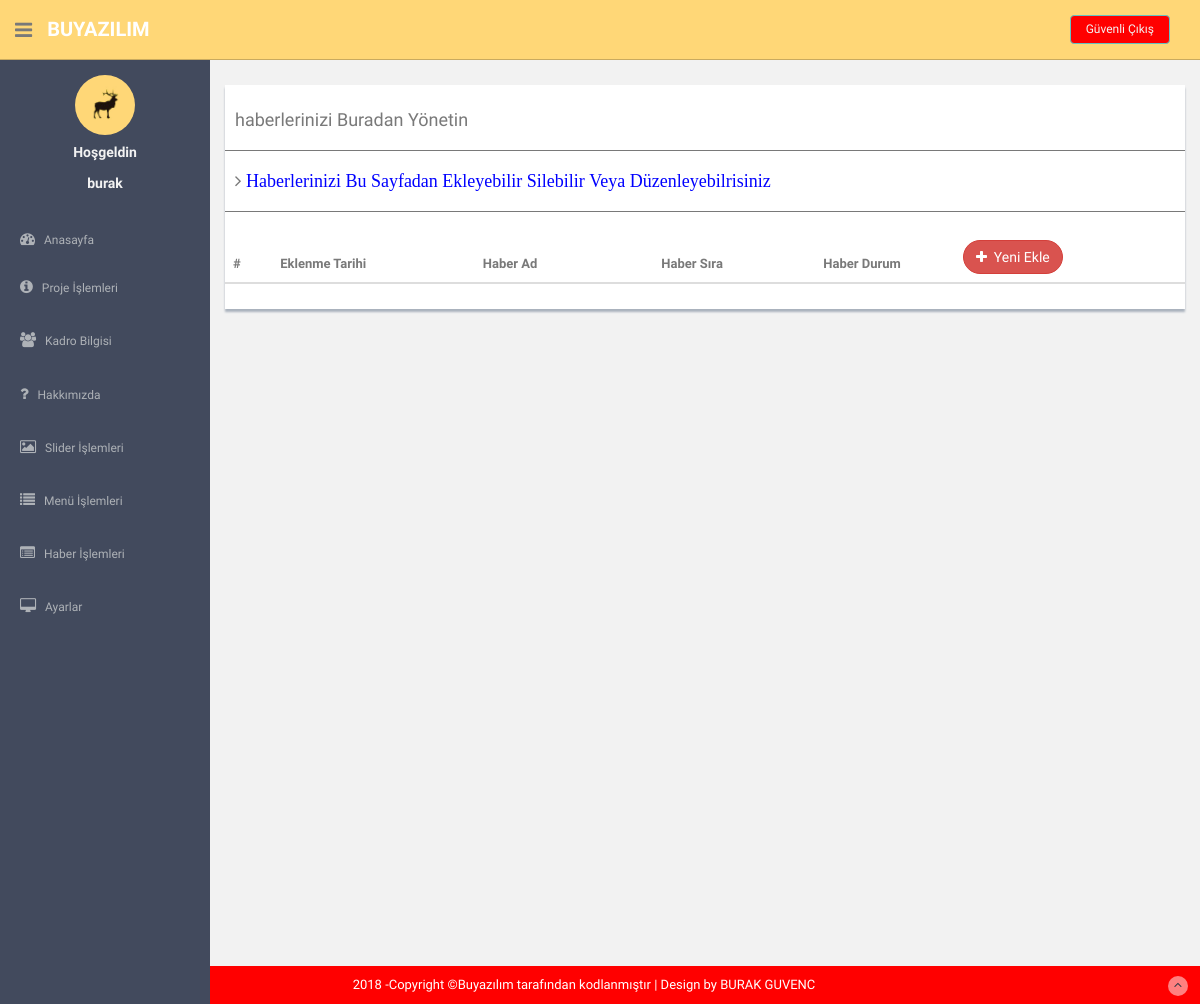
The app's page /nedmin/haberler.php (signed in), older data.
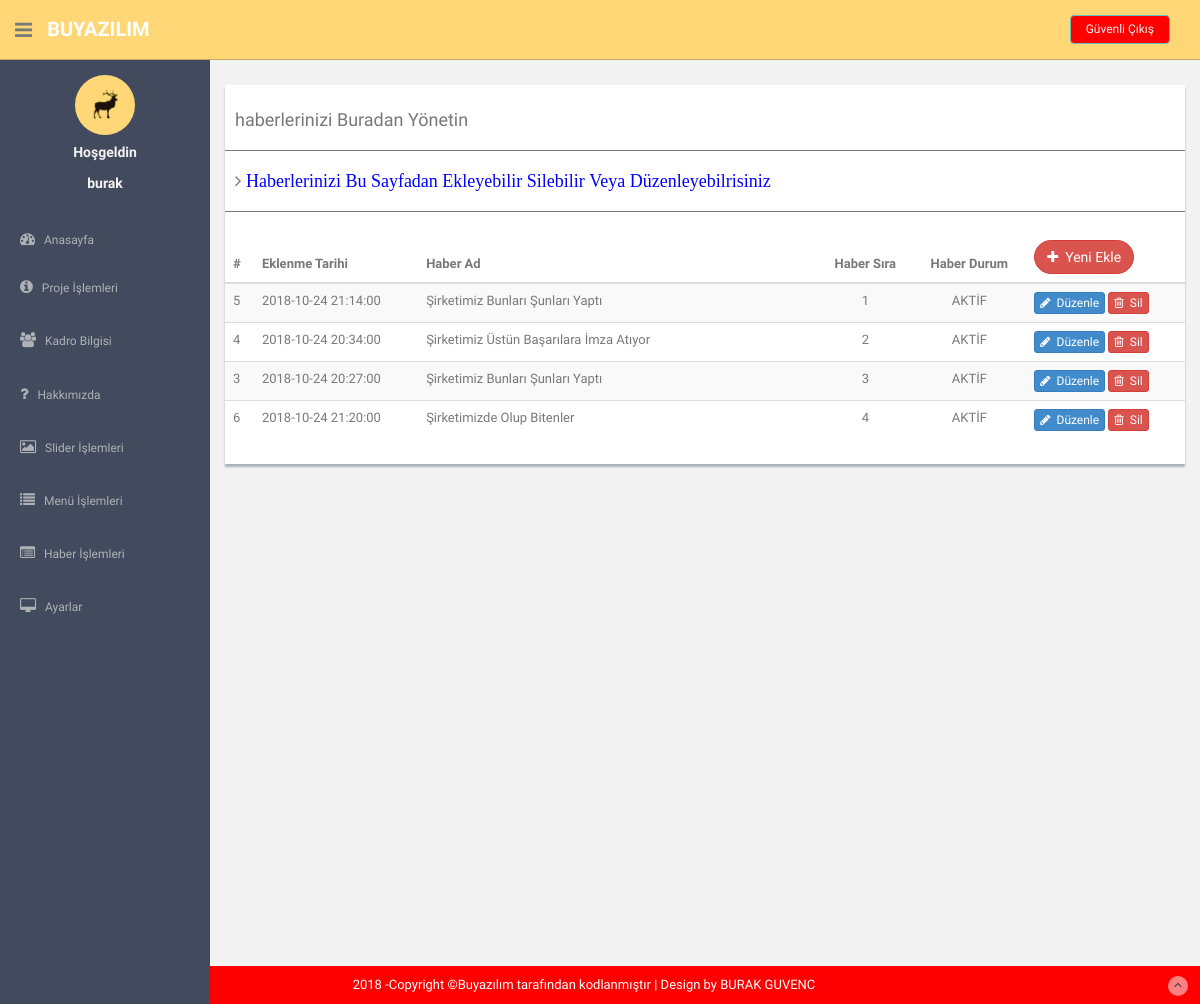
The same page, newer data.
### tables this page shows
CREATE TABLE `ayarlar` (
  `ayar_id` int(11) NOT NULL,
  `ayar_title` varchar(100) NOT NULL,
  `ayar_description` varchar(150) NOT NULL,
  `ayar_keywords` varchar(150) NOT NULL,
  `ayar_author` varchar(100) NOT NULL,
  `üst_logo` varchar(100) NOT NULL,
  `ayar_url` varchar(250) NOT NULL,
  `ayar_mesai` varchar(150) NOT NULL,
  `ayar_telefon` varchar(50) NOT NULL,
  `ayar_adres` varchar(200) NOT NULL,
  `ayar_gsm` varchar(50) NOT NULL,
  `ayar_il` varchar(50) NOT NULL,
  `ayar_ilce` varchar(50) NOT NULL,
  `ayar_facebook` varchar(150) NOT NULL,
  `ayar_twitter` varchar(150) NOT NULL,
  `ayar_gmail` varchar(150) NOT NULL,
  `ayar_recapctha` varchar(100) NOT NULL,
  `ayar_goooglemap` varchar(100) NOT NULL,
  `ayar_analytic` varchar(100) NOT NULL,
  `ayar_google` varchar(100) NOT NULL,
  `ayar_smtphost` varchar(100) NOT NULL,
  `ayar_smtpuser` varchar(100) NOT NULL,
  `ayar_smtppassword` varchar(100) NOT NULL,
  `alt_logo` varchar(100) NOT NULL,
  `ayar_smtpport` varchar(100) NOT NULL,
  `ayar_footer` varchar(250) NOT NULL,
  `ayar_mail` varchar(150) NOT NULL
);

CREATE TABLE `haberler` (
  `id` int(11) NOT NULL,
  `haber_ad` varchar(100) NOT NULL,
  `haber_zaman` datetime NOT NULL,
  `haber_resim` varchar(100) NOT NULL,
  `haber_detay` text NOT NULL,
  `haber_keyword` varchar(100) NOT NULL,
  `haber_sira` varchar(50) NOT NULL,
  `haber_durum` varchar(50) NOT NULL
);

### nedmin/haberler.php (the view)
<?php include 'header.php' ?>
<?php
$habersor=$db->prepare("SELECT * FROM haberler ORDER BY haber_sira asc, id desc");
$habersor->execute();
?>
<?php include 'sidebar.php' ?>
<section id="main-content">
	<section class="wrapper site-min-height">
		<div class="row mt">
			<div class="col-md-12">
				<div class="content-panel">
					<h4>haberlerinizi Buradan Yönetin</h4>
					<hr>
					<table class="table table-striped table-advance table-hover">
						<h4><i class="fa fa-angle-right"><?php
						if (@$_GET['durum']=="ok") { ?>
							<h7 style="color:green" class="page-subhead-line"><b>Güncelleme Başarıyla Kaydedildi</b></h7>
						<?php } elseif (@$_GET['durum']=="no") { ?>
							<h7 style="color:red"class="page-subhead-line"><b>Güncelleme Gerçekleştirilemedi</b> </h8>
							<?php } else { ?>
								<h9 style="color: blue"class="page-subhead-line">Haberlerinizi Bu Sayfadan Ekleyebilir Silebilir Veya Düzenleyebilrisiniz</h9>
								<?php } ?></i></h4>
								<hr>
								<thead>
									<tr>
										<th>#</th>
										<th>Eklenme Tarihi</th>
										<th>Haber Ad</th>
										<th class="text-center">Haber Sıra</th>
										<th class="text-center">Haber Durum</th>
										<th> <a href="haber-ekle.php"><button class="btn btn-round btn-danger"><i class="fa fa-plus"></i>&nbsp;&nbsp;Yeni Ekle</button></a></th>
									</tr>
								</thead>
								<tbody>
									<?php while($habercek=$habersor->fetch(PDO::FETCH_ASSOC)){?>
										<tr>
											<td><?php echo $habercek['id'] ?></td>
											<td><?php echo $habercek['haber_zaman'] ?></td>
											<td width="400"><?php echo $habercek['haber_ad'] ?></td>
											<td class="text-center"><?php echo $habercek['haber_sira'] ?></td>
											<td class="text-center"><?php
											if ($habercek['haber_durum']==1 ) {
												echo "AKTİF";
											}else {
												echo "PASİF";
											}
											?></td>
											<td>
												<a href="haber-duzenle.php?id=<?php echo $habercek['id'] ?>"><button class="btn btn-primary btn-xs"><i class="fa fa-pencil"></i>&nbsp;&nbsp;Düzenle</button></a>
												<a href="netting/islem.php?id=<?php echo $habercek['id']?>&habersil=ok&haberresimsil=<?php echo $habercek['haber_resim'] ?>"><button class="btn btn-danger btn-xs"><i class="fa fa-trash-o "></i>&nbsp;&nbsp;Sil</button></a>
											</td>
										</tr>
									<?php } ?>
								</tbody>
							</table>
						</div>
					</div>
				</div>
			</section>
		</section>
		<?php include 'footer.php' ?>

### nedmin/header.php (shortened to what this page needs)
<?php include 'netting/baglan.php' ?>
<?php
$ayarsor=$db->prepare("SELECT * FROM ayarlar where ayar_id=:id");
$ayarsor->execute(array('id' => 0));
$ayarcek=$ayarsor->fetch(PDO::FETCH_ASSOC);
?>
<!DOCTYPE html>
<html lang="en">
  <head>
    <link href="assets/css/bootstrap.css" rel="stylesheet">
    <link href="assets/font-awesome/css/font-awesome.css" rel="stylesheet" />
    <link rel="stylesheet" type="text/css" href="assets/css/zabuto_calendar.css">
    <link rel="stylesheet" type="text/css" href="assets/js/gritter/css/jquery.gritter.css" />
    <link rel="stylesheet" type="text/css" href="assets/lineicons/style.css">
    <link href="assets/css/style.css" rel="stylesheet">
    <link href="assets/css/style-responsive.css" rel="stylesheet">
  </head>
  <body>
  <section id="container" >
      <header class="header black-bg">
              <div class="sidebar-toggle-box">
                  <div class="fa fa-bars tooltips" data-placement="right" data-original-title="Toggle Navigation"></div>
              </div>
            <a href="index.php?>" class="logo"><b>BuYAZILIM</b></a>
            <div class="top-menu">
            	<ul class="nav pull-right top-menu">
                    <li><a style="background-color: red" class="logout" href="logout.php">Güvenli Çıkış</a></li>
            	</ul>
            </div>
        </header>

### nedmin/sidebar.php (shortened to what this page needs)
   <aside>
    <div id="sidebar"  class="nav-collapse ">
      <ul class="sidebar-menu" id="nav-accordion">
        <p class="centered"><a href="index.php"><img src="assets/img/ui-sam.jpg" class="img-circle" width="60"></a></p>
        <h5 class="centered">Hoşgeldin <br> <br>  <?php echo $_SESSION['kullanici_ad']; ?></h5>
        <li class="mt">
          <a href="index.php">
            <i class="fa fa-dashboard"></i>
            <span>Anasayfa</span>
          </a>
           <a href="projeler.php">
         <i class="fa fa-info-circle"></i>
            <span>Proje İşlemleri</span>
          </a>
        </li>
         <li>
          <a href="kadro.php">
           <i class="fa fa-users" aria-hidden="true"></i>
           <span>Kadro Bilgisi</span>
         </a>
       </li>
        <li>
          <a href="hakkımızda.php">
          <i class="fa fa-question"></i>
           <span>Hakkımızda</span>
         </a>
       </li>
        <li>
          <a href="slider.php">
           <i class="fa fa-picture-o" aria-hidden="true"></i>
           <span>Slider İşlemleri</span>
         </a>
       </li>
         <li>
          <a href="menu.php">
           <i class="fa fa-list" aria-hidden="true"></i>
           <span>Menü İşlemleri</span>
         </a>
       </li>
       <li>
          <a href="haberler.php">
       <i class="fa fa-list-alt"></i>
           <span>Haber İşlemleri</span>
         </a>
       </li>
       <li class="sub-menu">
        <a href="javascript:;" >
          <i class="fa fa-desktop"></i>
          <span>Ayarlar</span>
        </a>
      </li>
    </ul>
  </div>
</aside>

### nedmin/footer.php (shortened to what this page needs)
  <footer style="background-color: red"  class="site-footer">
          <div class="text-center">
             2018 -<?php echo $ayarcek['ayar_footer'] ?>
              <a href="index.html#" class="go-top">
                  <i class="fa fa-angle-up"></i>
              </a>
          </div>
      </footer>
  </section>
  </body>
</html>

### nedmin/assets/css/style.css (style rules this page uses)
body { color: #797979; background: #f2f2f2; font-family: 'Ruda', sans-serif; padding: 0px !important; margin: 0px !important; font-size:13px; }
ul li { list-style: none; }
a, a:hover, a:focus { text-decoration: none; outline: none; }
#container { width: 100%; height: 100%; }
.btn-round { border-radius: 20px; -webkit-border-radius: 20px; }
hr { margin-top: 20px; margin-bottom: 20px; border: 0; border-top: 1px solid #797979; }
.centered { text-align: center; }
.mt { margin-top: 25px; }
ul.top-menu > li > .logout { color: #f2f2f2; font-size: 12px; border-radius: 4px; -webkit-border-radius: 4px; border: 1px solid #64c3c2 !important; padding: 5px 15px; margin-right: 15px; background: #68dff0; margin-top: 15px; }
#sidebar { width: 210px; height: 100%; position: fixed; background: #424a5d; }
#sidebar h5 { color: #f2f2f2; font-weight: 700; }
#sidebar ul li { position: relative; }
ul.sidebar-menu , ul.sidebar-menu li ul.sub { margin: -2px 0 0; padding: 0; }
ul.sidebar-menu { margin-top: 75px; }
ul.sidebar-menu li { margin-bottom: 5px; margin-left:10px; margin-right:10px; }
ul.sidebar-menu li.sub-menu { line-height: 15px; }
ul.sidebar-menu li a span { display: inline-block; }
ul.sidebar-menu li a { color: #aeb2b7; text-decoration: none; display: block; padding: 15px 0 15px 10px; font-size: 12px; outline: none; -webkit-transition: all 0.3s ease; -moz-transition: all 0.3s ease; -o-transition: all 0.3s ease; -ms-transition: all 0.3s ease; transition: all 0.3s ease; }
ul.sidebar-menu li a i { font-size: 15px; padding-right: 6px; }
#main-content { margin-left: 210px; }
.header, .footer { min-height: 60px; padding: 0 15px; }
.header { position: fixed; left: 0; right: 0; z-index: 1002; }
.black-bg { background: #ffd777; border-bottom: 1px solid #c9aa5f; }
.wrapper { display: inline-block; margin-top: 60px; padding-left: 15px; padding-right: 15px; padding-bottom: 15px; padding-top: 0px; width: 100%; }
a.logo { font-size: 20px; color: #ffffff; float: left; margin-top: 15px; text-transform: uppercase; }
a.logo b { font-weight: 900; }
#top_menu .nav > li, ul.top-menu > li { float: left; }
ul.top-menu > li > a { color: #666666; font-size: 16px; border-radius: 4px; -webkit-border-radius: 4px; border:1px solid #666666 !important; padding: 2px 6px; margin-right: 15px; }
.sidebar-toggle-box { float: left; padding-right: 15px; margin-top: 20px; }
.sidebar-toggle-box .fa-bars { cursor: pointer; display: inline-block; font-size: 20px; }
.content-panel { background: #ffffff; box-shadow: 0px 3px 2px #aab2bd; padding-top: 15px; padding-bottom: 5px; }
.content-panel h4 { margin-left: 10px; }
.site-footer { background: #68dff0; color: #fff; padding: 10px 0; }
.go-top { margin-right: 1%; float: right; background: rgba(255,255,255,.5); width: 20px; height: 20px; border-radius: 50%; -webkit-border-radius: 50%; }
.go-top i { color: #2A3542; }
.site-min-height { min-height: 900px; }

Row changes from the older to the newer data that the page shows:
added haberler: id "5", haber_zaman "2018-10-24 21:14:00", haber_ad "Şirketimiz Bunları Şunları Yaptı", haber_sira "1", haber_durum "AKTİF"
added haberler: id "4", haber_zaman "2018-10-24 20:34:00", haber_ad "Şirketimiz Üstün Başarılara İmza Atıyor", haber_sira "2", haber_durum "AKTİF"
added haberler: id "3", haber_zaman "2018-10-24 20:27:00", haber_ad "Şirketimiz Bunları Şunları Yaptı", haber_sira "3", haber_durum "AKTİF"
added haberler: id "6", haber_zaman "2018-10-24 21:20:00", haber_ad "Şirketimizde Olup Bitenler", haber_sira "4", haber_durum "AKTİF"
